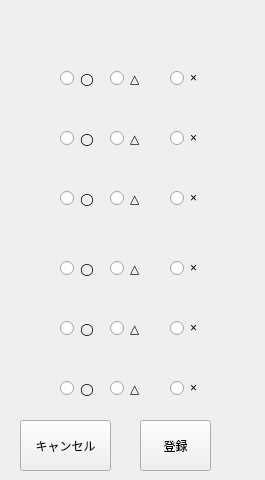
<?xml version="1.0" encoding="UTF-8"?>
<ui version="4.0">
 <class>lifeForm</class>
 <widget class="QWidget" name="lifeForm">
  <property name="geometry">
   <rect>
    <x>0</x>
    <y>0</y>
    <width>265</width>
    <height>480</height>
   </rect>
  </property>
  <property name="windowTitle">
   <string>心と体のサイン</string>
  </property>
  <widget class="QRadioButton" name="radioButton">
   <property name="geometry">
    <rect>
     <x>60</x>
     <y>70</y>
     <width>41</width>
     <height>16</height>
    </rect>
   </property>
   <property name="text">
    <string>◯</string>
   </property>
  </widget>
  <widget class="QRadioButton" name="radioButton_2">
   <property name="geometry">
    <rect>
     <x>170</x>
     <y>70</y>
     <width>31</width>
     <height>16</height>
    </rect>
   </property>
   <property name="text">
    <string>×</string>
   </property>
  </widget>
  <widget class="QRadioButton" name="radioButton_3">
   <property name="geometry">
    <rect>
     <x>110</x>
     <y>70</y>
     <width>41</width>
     <height>16</height>
    </rect>
   </property>
   <property name="text">
    <string>△</string>
   </property>
  </widget>
  <widget class="QRadioButton" name="radioButton_4">
   <property name="geometry">
    <rect>
     <x>170</x>
     <y>190</y>
     <width>31</width>
     <height>16</height>
    </rect>
   </property>
   <property name="text">
    <string>×</string>
   </property>
  </widget>
  <widget class="QRadioButton" name="radioButton_5">
   <property name="geometry">
    <rect>
     <x>110</x>
     <y>190</y>
     <width>41</width>
     <height>16</height>
    </rect>
   </property>
   <property name="text">
    <string>△</string>
   </property>
  </widget>
  <widget class="QRadioButton" name="radioButton_6">
   <property name="geometry">
    <rect>
     <x>60</x>
     <y>190</y>
     <width>41</width>
     <height>16</height>
    </rect>
   </property>
   <property name="text">
    <string>◯</string>
   </property>
  </widget>
  <widget class="QRadioButton" name="radioButton_7">
   <property name="geometry">
    <rect>
     <x>170</x>
     <y>260</y>
     <width>31</width>
     <height>16</height>
    </rect>
   </property>
   <property name="text">
    <string>×</string>
   </property>
  </widget>
  <widget class="QRadioButton" name="radioButton_8">
   <property name="geometry">
    <rect>
     <x>110</x>
     <y>260</y>
     <width>41</width>
     <height>16</height>
    </rect>
   </property>
   <property name="text">
    <string>△</string>
   </property>
  </widget>
  <widget class="QRadioButton" name="radioButton_9">
   <property name="geometry">
    <rect>
     <x>60</x>
     <y>260</y>
     <width>41</width>
     <height>16</height>
    </rect>
   </property>
   <property name="text">
    <string>◯</string>
   </property>
  </widget>
  <widget class="QRadioButton" name="radioButton_10">
   <property name="geometry">
    <rect>
     <x>170</x>
     <y>130</y>
     <width>31</width>
     <height>16</height>
    </rect>
   </property>
   <property name="text">
    <string>×</string>
   </property>
  </widget>
  <widget class="QRadioButton" name="radioButton_11">
   <property name="geometry">
    <rect>
     <x>110</x>
     <y>130</y>
     <width>41</width>
     <height>16</height>
    </rect>
   </property>
   <property name="text">
    <string>△</string>
   </property>
  </widget>
  <widget class="QRadioButton" name="radioButton_12">
   <property name="geometry">
    <rect>
     <x>60</x>
     <y>130</y>
     <width>41</width>
     <height>16</height>
    </rect>
   </property>
   <property name="text">
    <string>◯</string>
   </property>
  </widget>
  <widget class="QRadioButton" name="radioButton_13">
   <property name="geometry">
    <rect>
     <x>60</x>
     <y>380</y>
     <width>41</width>
     <height>16</height>
    </rect>
   </property>
   <property name="text">
    <string>◯</string>
   </property>
  </widget>
  <widget class="QRadioButton" name="radioButton_14">
   <property name="geometry">
    <rect>
     <x>170</x>
     <y>320</y>
     <width>31</width>
     <height>16</height>
    </rect>
   </property>
   <property name="text">
    <string>×</string>
   </property>
  </widget>
  <widget class="QRadioButton" name="radioButton_15">
   <property name="geometry">
    <rect>
     <x>110</x>
     <y>320</y>
     <width>41</width>
     <height>16</height>
    </rect>
   </property>
   <property name="text">
    <string>△</string>
   </property>
  </widget>
  <widget class="QRadioButton" name="radioButton_16">
   <property name="geometry">
    <rect>
     <x>60</x>
     <y>320</y>
     <width>41</width>
     <height>16</height>
    </rect>
   </property>
   <property name="text">
    <string>◯</string>
   </property>
  </widget>
  <widget class="QRadioButton" name="radioButton_17">
   <property name="geometry">
    <rect>
     <x>110</x>
     <y>380</y>
     <width>41</width>
     <height>16</height>
    </rect>
   </property>
   <property name="text">
    <string>△</string>
   </property>
  </widget>
  <widget class="QRadioButton" name="radioButton_18">
   <property name="geometry">
    <rect>
     <x>170</x>
     <y>380</y>
     <width>31</width>
     <height>16</height>
    </rect>
   </property>
   <property name="text">
    <string>×</string>
   </property>
  </widget>
  <widget class="QPushButton" name="pushButton_5">
   <property name="geometry">
    <rect>
     <x>140</x>
     <y>420</y>
     <width>71</width>
     <height>51</height>
    </rect>
   </property>
   <property name="text">
    <string>登録</string>
   </property>
  </widget>
  <widget class="QPushButton" name="pushButton_4">
   <property name="geometry">
    <rect>
     <x>20</x>
     <y>420</y>
     <width>91</width>
     <height>51</height>
    </rect>
   </property>
   <property name="text">
    <string>キャンセル</string>
   </property>
  </widget>
 </widget>
 <resources/>
 <connections/>
</ui>
